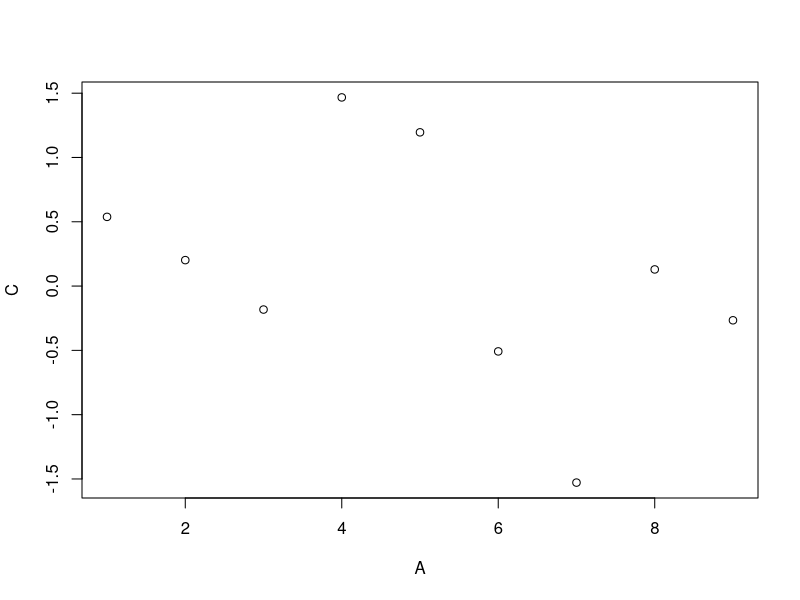

This figure's R source:



# Data.table


# def dir 
setwd("C:/Users/paloma/Desktop/DSA/BigDataRAzure/07-ManipulacaoDeDadosR")
getwd()


# Instalando os pacotes
install.packages("data.table")
library(data.table)
# é um df, mais rápido e eficiente 


# Criando 2 vetores
vec1 <- c(1, 2, 3, 4)
vec2 <- c('Vermelho', 'Verde', 'Marrom', 'Laranja')



# Criando um data.table
?data.table
dt1 <- data.table(vec1, vec2)
dt1
class(dt1)




# Slicing do data.table
dt2 <- data.table(A = 1:9, B = c("Z", "W", "Q"), C = rnorm(9), D = TRUE)
dt2

class(dt2)
dt2[1,1] # primeira linha, primeia col
dt2[3:5,]# linha de 3 a 5 , (vazio depois da virgula) todas as cols
dt2[, .(B, C)] # linhas vazio(ou seja, todas as linhas) . (ponto separa linha e col ) cols B e C



# Aplicando função ao data.table
dt2[, .(Total = sum(A), Mean = mean(C))]
dt2[, plot(A, C)]
dt2[, .(MySum = sum(A)), by = .(Grp = A%%2)]



# Definindo valores por grupos
dt3 <- data.table(B = c("a", "b", "c", "d", "e", "a", "b", "c", "d", "e"), 
                  val = as.integer(c(6:10, 1:5)))
dt3

#-------------------------------

# Operações com data.tables
dt4 <- data.table(A = rep(letters[2:1], each = 4L), 
                  B = rep(1:4, each = 2L), 
                  C = sample(8))

dt4
new_dt4 <- dt4[, sum(C), by = A]
new_dt4
class(new_dt4)
new_dt4[order(A)] # ordenar pela col A
# manipualçao de dados 

new_dt4 <- dt4[, sum(B), by = A][order(A)] # 3 instruções nessa linha de cód
new_dt4



# Iris
dt5 <- as.data.table(iris)
dt5
dt5[, .(Sepal.Length = median(Sepal.Length),
        Sepal.Width = median(Sepal.Width),
        Petal.Length = median(Petal.Length),
        Petal.Width = median(Petal.Width)),
    by = Species]

#aplicar SQL, ajuda a resolver 




# O parâmetro .SD significa Subset Data e um subset é criado considerando a coluna Species e depois 
# é calculda a mediana. O resultado deve ser igual ao comando anterior. 
# O .SD faz parte da notação do pacote data.table.

# mesmo comando q a fç acima:
dt5[, lapply(.SD, median), by = Species] # simplificado com ling R




# Fim







